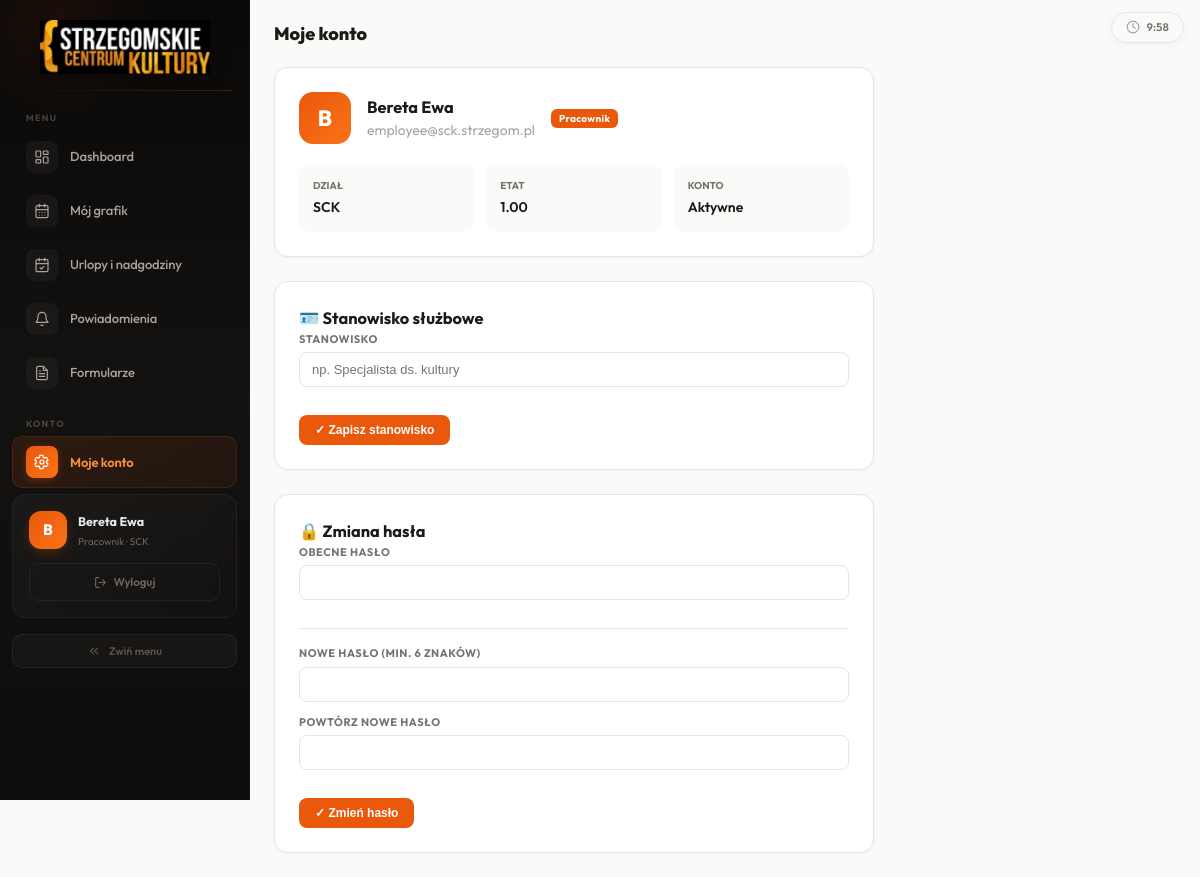
The app's page /profile.php (signed in) with its own data.
### tables this page shows
CREATE TABLE IF NOT EXISTS `users` (
    `id` INT AUTO_INCREMENT PRIMARY KEY,
    `email` VARCHAR(191) NOT NULL,
    `password` VARCHAR(255) NOT NULL DEFAULT '',
    `full_name` VARCHAR(191) NOT NULL,
    `job_title` VARCHAR(191) NOT NULL DEFAULT '',
    `department` VARCHAR(100) NOT NULL DEFAULT 'SCK',
    `employment_fraction` DECIMAL(3,2) NOT NULL DEFAULT 1.00,
    `role` ENUM('admin','employee') NOT NULL DEFAULT 'employee',
    `active` TINYINT(1) NOT NULL DEFAULT 1,
    `must_change_password` TINYINT(1) NOT NULL DEFAULT 1,
    `can_view_all` TINYINT(1) NOT NULL DEFAULT 0,
    `created_at` TIMESTAMP DEFAULT CURRENT_TIMESTAMP,
    `updated_at` TIMESTAMP DEFAULT CURRENT_TIMESTAMP ON UPDATE CURRENT_TIMESTAMP,
    UNIQUE KEY `uq_email` (`email`)
);

### includes/db.php (called while the page is built, shortened)
<?php
function get_db(): PDO {
    static $pdo = null;
    if ($pdo === null) {
        $dsn = 'mysql:host=' . DB_HOST . ';dbname=' . DB_NAME . ';charset=' . DB_CHARSET;
        $pdo = new PDO($dsn, DB_USER, DB_PASS, [
            PDO::ATTR_ERRMODE            => PDO::ERRMODE_EXCEPTION,
            PDO::ATTR_DEFAULT_FETCH_MODE => PDO::FETCH_ASSOC,
            PDO::ATTR_EMULATE_PREPARES   => false,
        ]);
    }
    return $pdo;
}

### includes/auth.php (called while the page is built, shortened)
<?php
require_once __DIR__ . '/db.php';
function current_user(): ?array {
    static $user = false;
    if ($user === false) {
        $stmt = get_db()->prepare('SELECT * FROM users WHERE id = ? AND active = 1');
        $stmt->execute([$_SESSION['user_id']]);
        $user = $stmt->fetch() ?: null;
    }
    return $user;
}
function require_login(): array {
    $u = current_user();
    return $u;
}
function is_admin(): bool {
    $u = current_user();
    return $u && ($u['role'] === 'admin' || $u['role'] === 'kadry');
}
function h(string $s): string {
    return htmlspecialchars($s, ENT_QUOTES, 'UTF-8');
}

### includes/functions.php (called while the page is built, shortened)
<?php
function get_setting(string $key, string $default = ''): string {
    $stmt = get_db()->prepare('SELECT setting_value FROM settings WHERE setting_key=?');
    $stmt->execute([$key]);
    $row = $stmt->fetch();
    return $row ? $row['setting_value'] : $default;
}

### profile.php (the view, shortened to what this page needs)
<?php
require_once __DIR__ . '/includes/layout.php';
$user = require_login();
$force = !empty($_GET['force']) || $user['must_change_password'];
layout_start('Moje konto');
?>
<div class="page-head"><h2>Moje konto</h2></div>
<div class="card" style="max-width:600px">
    <div class="profile-row">
        <div class="avatar"><?=mb_strtoupper(mb_substr($user['full_name'],0,1))?></div>
        <div><h3><?=h($user['full_name'])?></h3><div class="text-muted"><?=h($user['email'])?></div></div>
        <span class="badge <?=$user['role']==='admin'?'badge-admin':'badge-emp'?>"><?=$user['role']==='admin'?'Administrator HR':'Pracownik'?></span>
    </div>
    <div class="g3">
        <div class="stat"><div class="stat-l">Dział</div><div class="stat-v"><?=h($user['department'])?></div></div>
        <div class="stat"><div class="stat-l">Etat</div><div class="stat-v"><?=$user['employment_fraction']?></div></div>
        <div class="stat"><div class="stat-l">Konto</div><div class="stat-v"><?=$user['active']?'Aktywne':'Zablokowane'?></div></div>
    </div>
</div>
<div class="card" style="max-width:600px;margin-top:20px">
    <h3>🪪 Stanowisko służbowe</h3>
    <form method="post">
        <label class="lbl">Stanowisko</label>
        <input type="text" name="job_title" class="input" maxlength="191" placeholder="np. Specjalista ds. kultury" value="<?=h($user['job_title'] ?? '')?>">
        <div style="margin-top:16px"><button type="submit" class="btn btn-primary">✓ Zapisz stanowisko</button></div>
    </form>
</div>
<div class="card" style="max-width:600px;margin-top:20px">
    <h3><?=$force?'🔒 Ustaw nowe hasło':'🔒 Zmiana hasła'?></h3>
    <form method="post">
        <?php if(!$force):?><label class="lbl">Obecne hasło</label><input type="password" name="old_password" class="input" required><hr><?php endif;?>
        <label class="lbl">Nowe hasło (min. 6 znaków)</label><input type="password" name="new_password" class="input" required minlength="6">
        <label class="lbl">Powtórz nowe hasło</label><input type="password" name="repeat_password" class="input" required>
        <div style="margin-top:16px"><button type="submit" class="btn btn-primary">✓ <?=$force?'Ustaw hasło':'Zmień hasło'?></button></div>
    </form>
</div>
<?php layout_end(); ?>

### includes/layout.php (shortened to what this page needs)
<?php
require_once __DIR__ . '/auth.php';
require_once __DIR__ . '/functions.php';
function layout_start(string $title = ''): void {
    $user = current_user();
?><!DOCTYPE html>
<html lang="pl">
<head>
<link rel="stylesheet" href="assets/style.css">
</head>
<body>
<?php if ($user): ?>
<div class="app" id="app">
<nav class="sidebar" id="sidebar">
    <div class="sb-brand">
        <div class="sb-brand-inner">
            <img src="assets/logo_white.png" alt="Strzegomskie Centrum Kultury" class="sb-logo-img">
        </div>
        <div class="sb-shimmer"></div>
    </div>
    <div class="sb-nav">
        <div class="sb-section"><span>Menu</span></div>
        <?php $dashVisible = get_setting('dashboard_visible', '1') === '1'; ?>
        <?php if ($dashVisible || is_admin()): ?>
        <a href="dashboard.php" class="nav-btn <?= basename($_SERVER['SCRIPT_NAME'])==='dashboard.php'?'act':'' ?>">
            <span class="nav-icon"></span>
            <span class="nav-label">Dashboard</span>
        </a>
        <?php endif; ?>
        <a href="schedule.php" class="nav-btn <?= basename($_SERVER['SCRIPT_NAME'])==='schedule.php'?'act':'' ?>">
            <span class="nav-icon"></span>
            <span class="nav-label"><?= is_admin()?'Harmonogram':'Mój grafik' ?></span>
        </a>
        <?php
            $lbPage = basename($_SERVER['SCRIPT_NAME'])==='leave_balances.php';
            $lbView = $_GET['view'] ?? '';
            $lbActive = $lbPage;
        ?>
        <?php if (is_admin()): ?>
        <div class="nav-group <?=$lbActive?'nav-group-open':''?>">
            <button class="nav-btn nav-group-btn <?=$lbActive?'act':''?>" onclick="this.parentElement.classList.toggle('nav-group-open')">
                <span class="nav-icon"><svg width="16" height="16" viewBox="0 0 24 24" fill="none" stroke="currentColor" stroke-width="1.8" stroke-linecap="round" stroke-linejoin="round"><path d="M8 2v4"/><path d="M16 2v4"/><rect width="18" height="18" x="3" y="4" rx="2"/><path d="M3 10h18"/><path d="M9 16l2 2 4-4"/></svg></span>
                <span class="nav-label">Urlopy i nadgodziny</span>
                <svg class="nav-chevron" width="12" height="12" viewBox="0 0 24 24" fill="none" stroke="currentColor" stroke-width="2.5" stroke-linecap="round" stroke-linejoin="round"><polyline points="6 9 12 15 18 9"/></svg>
            </button>
            <div class="nav-sub">
                <a href="leave_balances.php" class="nav-sub-btn <?=$lbPage&&$lbView!=='my'?'act':''?>">
                    <span class="nav-sub-dot"></span><span class="nav-label">Zarządzanie</span>
                </a>
                <a href="leave_balances.php?view=my" class="nav-sub-btn <?=$lbPage&&$lbView==='my'?'act':''?>">
                    <span class="nav-sub-dot"></span><span class="nav-label">Moje dane</span>
                </a>
            </div>
        </div>
        <?php else: ?>
        <a href="leave_balances.php" class="nav-btn <?=$lbActive?'act':''?>">
            <span class="nav-icon"><svg width="16" height="16" viewBox="0 0 24 24" fill="none" stroke="currentColor" stroke-width="1.8" stroke-linecap="round" stroke-linejoin="round"><path d="M8 2v4"/><path d="M16 2v4"/><rect width="18" height="18" x="3" y="4" rx="2"/><path d="M3 10h18"/><path d="M9 16l2 2 4-4"/></svg></span>
            <span class="nav-label">Urlopy i nadgodziny</span>
        </a>
        <?php endif; ?>
        <a href="notifications.php" class="nav-btn <?= basename($_SERVER['SCRIPT_NAME'])==='notifications.php'?'act':'' ?>">
            <span class="nav-icon"><svg width="16" height="16" viewBox="0 0 24 24" fill="none" stroke="currentColor" stroke-width="1.8" stroke-linecap="round" stroke-linejoin="round"><path d="M6 8a6 6 0 0 1 12 0c0 7 3 9 3 9H3s3-2 3-9"/><path d="M10.3 21a1.94 1.94 0 0 0 3.4 0"/></svg></span>
            <span class="nav-label">Powiadomienia</span>
        </a>
        <?php $formsVisible = get_setting('forms_visible', '1') === '1'; ?>
        <?php if ($formsVisible || is_admin()): ?>
        <?php $fmActive = in_array(basename($_SERVER['SCRIPT_NAME']), ['forms.php','form_wifi.php','form_overtime.php','form_leave.php','my_requests.php']); ?>
        <a href="forms.php" class="nav-btn <?=$fmActive?'act':''?>">
            <span class="nav-icon"></span>
            <span class="nav-label">Formularze</span>
        </a>
        <?php endif; ?>
        <div class="sb-section"><span>Konto</span></div>
        <a href="profile.php" class="nav-btn <?= basename($_SERVER['SCRIPT_NAME'])==='profile.php'?'act':'' ?>">
            <span class="nav-icon"></span>
            <span class="nav-label">Moje konto</span>
        </a>
    </div>
    <div class="sb-footer">
        <div class="sb-card">
            <div class="sb-user">
                <div class="sb-avatar <?=$user['role']==='admin'?'sb-avatar-admin':'sb-avatar-emp'?>"><?=mb_substr($user['full_name'],0,1)?></div>
                <div class="sb-user-info">
                    <div class="sb-user-name"><?= h($user['full_name']) ?></div>
                    <div class="sb-user-role">
                        <?= $user['role']==='admin'?'Administrator':($user['role']==='kadry'?'Kadry':'Pracownik') ?> · <?= h($user['department']) ?>
                    </div>
                </div>
            </div>
            <a href="logout.php" class="sb-logout">
                <svg width="13" height="13" viewBox="0 0 24 24" fill="none" stroke="currentColor" stroke-width="2" stroke-linecap="round" stroke-linejoin="round"><path d="M9 21H5a2 2 0 0 1-2-2V5a2 2 0 0 1 2-2h4"/><polyline points="16 17 21 12 16 7"/><line x1="21" x2="9" y1="12" y2="12"/></svg>
                <span class="nav-label">Wyloguj</span>
            </a>
        </div>
    </div>
    <div class="sb-collapse-wrap">
        <button class="sb-collapse-btn" id="sbToggle" onclick="toggleSidebar()" title="Zwiń menu">
            <svg width="14" height="14" viewBox="0 0 24 24" fill="none" stroke="currentColor" stroke-width="2" stroke-linecap="round" stroke-linejoin="round" class="collapse-icon"><polyline points="11 17 6 12 11 7"/><polyline points="18 17 13 12 18 7"/></svg>
            <span class="nav-label">Zwiń menu</span>
        </button>
    </div>
</nav>
<main class="content">
<?php endif; ?>
<?php }
function layout_end(): void { if (current_user()): ?>
</main></div>
<div class="idle-timer" id="idleTimer">
    <svg class="idle-icon" width="14" height="14" viewBox="0 0 24 24" fill="none" stroke="currentColor" stroke-width="2" stroke-linecap="round" stroke-linejoin="round"><circle cx="12" cy="12" r="10"/><polyline points="12 6 12 12 16 14"/></svg>
    <span id="idleText">10:00</span>
</div>
<?php endif; ?>
</body></html>
<?php } ?>

### includes/layout.php (style rules this page uses)
.idle-timer { position:fixed;top:12px;right:16px;z-index:100;display:flex;align-items:center;gap:6px;padding:6px 14px; border-radius:99px;background:rgba(250,250,249,.85);backdrop-filter:blur(8px);border:1px solid #e7e5e4; font-size:11px;font-weight:600;color:#78716c;font-family:inherit;transition:all .4s;cursor:default; box-shadow:0 2px 8px rgba(0,0,0,.04);font-variant-numeric:tabular-nums }
.idle-icon { stroke:#a8a29e;transition:stroke .4s }

### records on screen
users: full_name "B", full_name "Bereta Ewa", department "SCK", email "employee@sck.strzegom.pl", employment_fraction "1.00"
